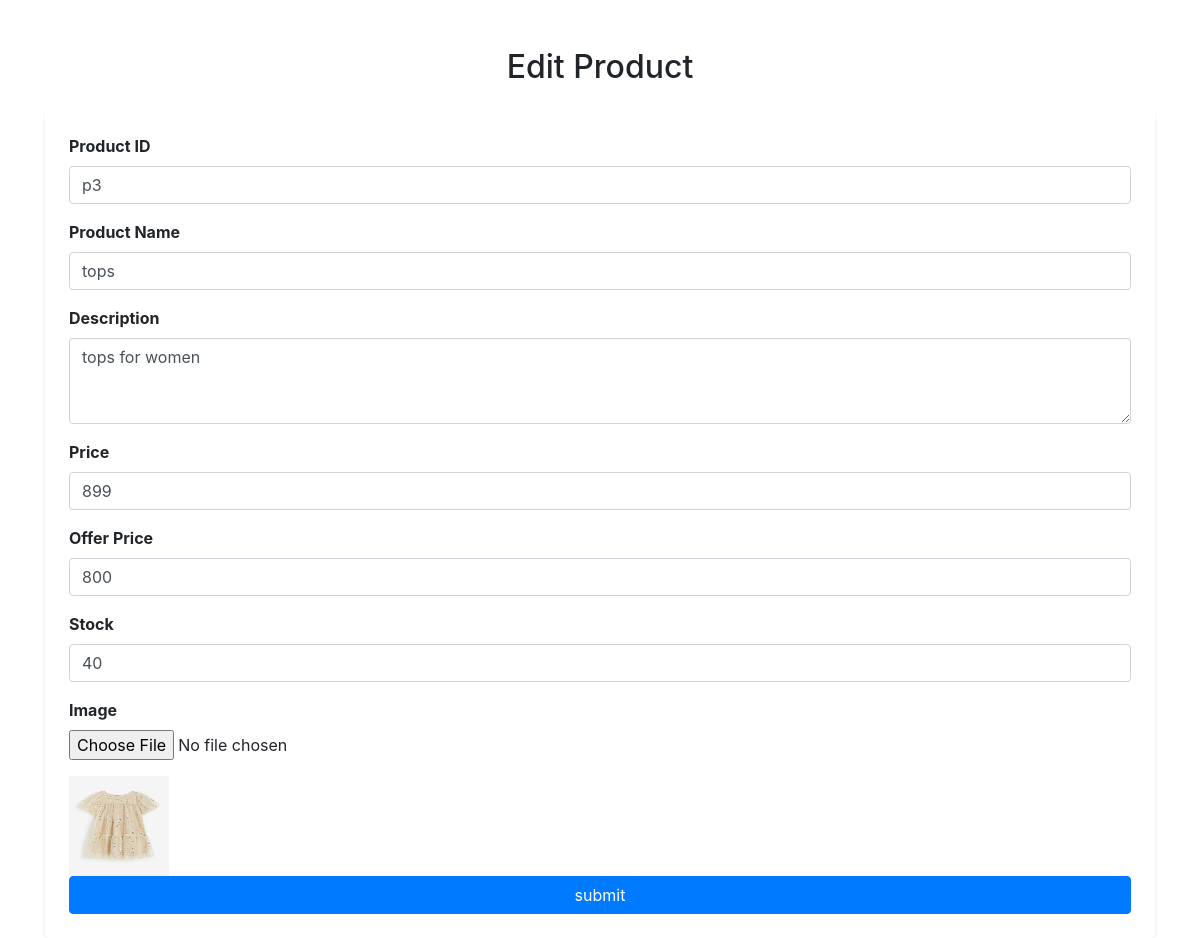
Page /edit_product/2 on the earlier database version.
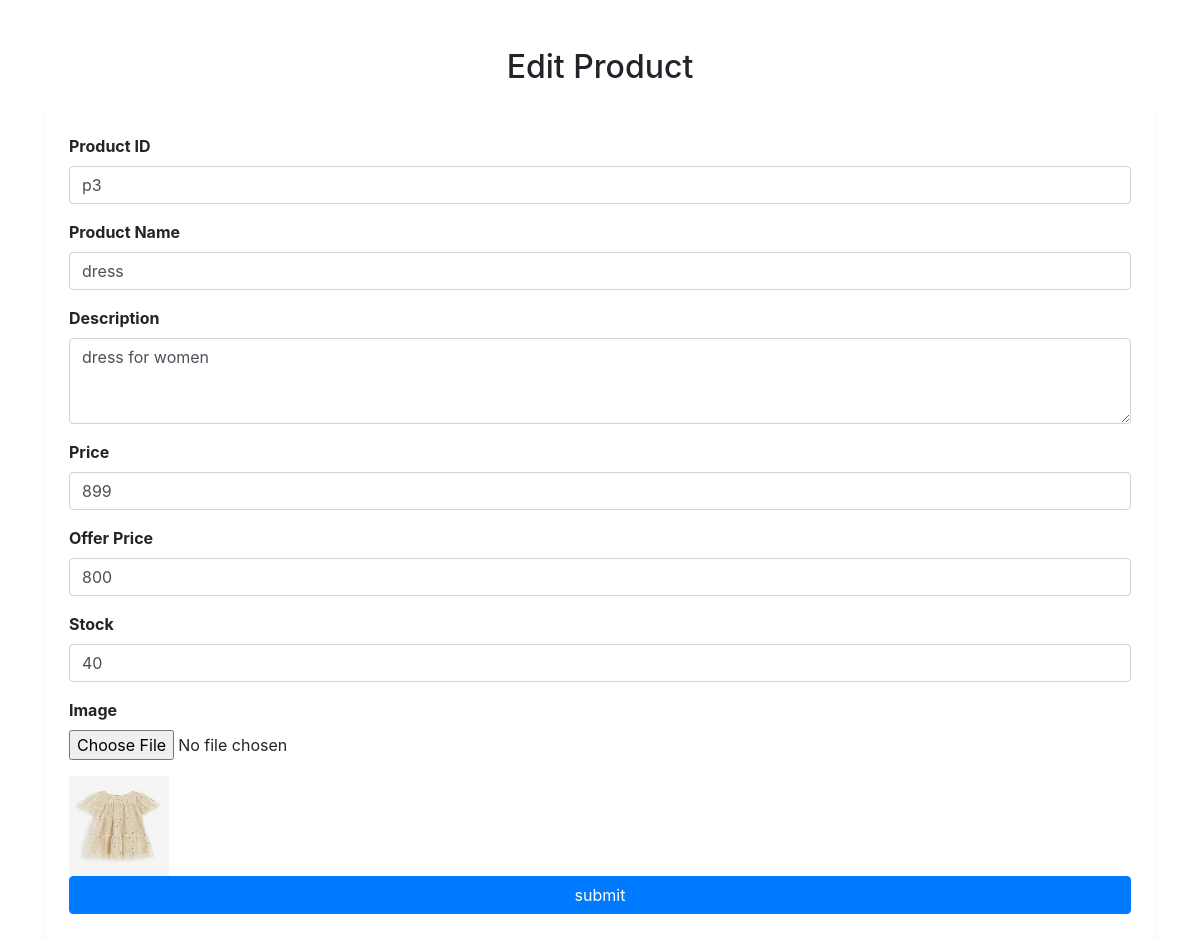
Same page on the later database version.
### demo_app/models.py (models this page shows)
class Product(models.Model):
    pid=models.TextField()
    name=models.TextField()
    des=models.TextField()
    price=models.IntegerField()
    offer_price=models.IntegerField()
    stock=models.IntegerField()
    img=models.FileField()

### demo_app/views.py (the view)
# urls.py: path('edit_product/<pid>',views.edit_product),
def edit_product(req,pid) :
        if req.method=='POST':
            proid=req.POST['proid']
            pname=req.POST['name']
            des=req.POST['descrip']
            pprice=req.POST['price']
            oprice=req.POST['off_price']
            pstock=req.POST['stock']
            file=req.FILES.get('img')
            if file:
                Product.objects.filter(pk=pid).update(pid=proid,name=pname,des=des,price=pprice,offer_price=oprice,stock=pstock,img=file)
                data=Product.objects.get(pk=pid)
                data.img=file
                data.save()
            else:
                Product.objects.filter(pk=pid).update(pid=pid,name=pname,des=des,price=pprice,offer_price=oprice,stock=pstock,img=file)
            return redirect(shop_home)
        else:
            data=Product.objects.get(pk=pid)
            return render(req,'shop/edit_product.html',{'data':data})

### templates/shop/edit_product.html (shortened to what this page needs)
<!DOCTYPE html>
 <html lang="en">
 <head>
     <link href="https://stackpath.bootstrapcdn.com/bootstrap/4.5.2/css/bootstrap.min.css" rel="stylesheet">
 </head>
 <body>
     <div class="container mt-5">
         <h2 class="text-center mb-4">Edit Product</h2>
         <form action="" method="post" class="p-4 shadow-sm bg-white rounded" enctype="multipart/form-data">
             <div class="form-group">
                 <label for="pid"><b>Product ID</b></label>
                 <input type="text" class="form-control" name="proid" id="pid" placeholder="Enter product ID" required value="{{data.pid}}">
             </div>
             <div class="form-group">
                 <label for="name"><b>Product Name</b></label>
                 <input type="text" class="form-control" name="name" id="name" placeholder="Enter product name" required value="{{data.name}}">
             </div>
             <div class="form-group">
                 <label for="descrip"><b>Description</b></label>
                 <textarea class="form-control" name="descrip" id="descrip" rows="3" placeholder="Enter product description" required>{{data.des}}</textarea>
             </div>
             <div class="form-group">
                 <label for="price"><b>Price</b></label>
                 <input type="number" class="form-control" name="price" id="price" placeholder="Enter price" required value="{{data.price}}">
             </div>
             <div class="form-group">
                 <label for="offer_price"><b>Offer Price</b></label>
                 <input type="number" class="form-control" name="off_price" id="offer_price" placeholder="Enter offer price"value="{{data.offer_price}}">
             </div>
             <div class="form-group">
                 <label for="stock"><b>Stock</b></label>
                 <input type="number" class="form-control" name="stock" id="stock" placeholder="Enter stock quantity" required value="{{data.stock}}">
             </div>
             <div class="form-group">
                 <label for="image"><b>Image</b></label>
                 <input type="file" class="form-control-file" name="img" id="image" >
             </div>
             <div>
                <img src="{{data.img.url}}" alt="" style="width: 100px; height: 100px;">
             </div>
             <button type="submit" class="btn btn-primary btn-block">submit</button>
         </form>
     </div>
 </body>
 </html>

Differences in the rows shown:
changed Product: name "tops" → "dress"; descrip "tops for women" → "dress for women"
